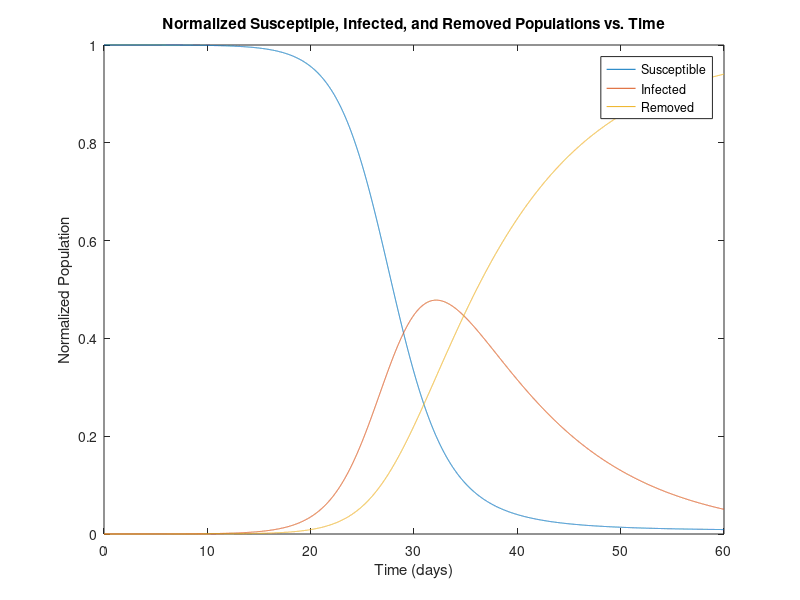

This figure's MATLAB source:
%Script: SIR Model for Infection (Part B)
%Zubin Mishra, 604644805
%This script simulates the process of spreading disease.

% Start timer
tic

% Clean up the MATLAB workspace
clear all;
clc;
clf;

% Set up the time-stepping parameters
deltat = 0.005;
tFinal = 60;
tSteps = ceil(tFinal/deltat);
t = linspace(0,tFinal,tSteps+1);

% Coefficients
gamma = 0.1;
beta = 0.5;

% Set the initial values
s = zeros(1, tSteps+1);
i = zeros(1, tSteps+1);
r = zeros(1, tSteps+1);
s(1) = (4000000-50)/4000000;
i(1) = 50/4000000;
r(1) = 0;

% For loop
for k = 1:tSteps
    s(k+1) = s(k)+deltat*(-beta*i(k)*s(k));
    i(k+1) = i(k)+deltat*(beta*i(k)*s(k)-gamma*i(k));
    r(k+1) = r(k)+deltat*(gamma*i(k));
end

% Plot
plot(t, s)
hold on
plot(t, i)
plot(t, r)
title('Normalized Susceptiple, Infected, and Removed Populations vs. Time');
xlabel('Time (days)');
ylabel('Normalized Population');
legend('Susceptible', 'Infected', 'Removed');

% Print out results
fprintf('Final Size of Population Groups\n');
fprintf('Susceptible: %.2f million\n', s(length(s))*4);
fprintf('Infected: %.2f million\n', i(length(i))*4);
fprintf('Removed: %.2f million\n', r(length(r))*4);

% Stop timer
toc;
